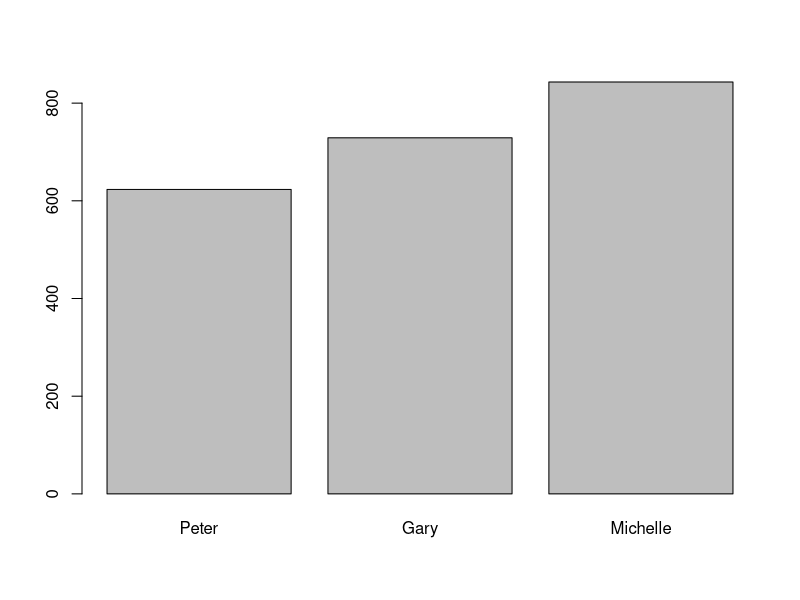
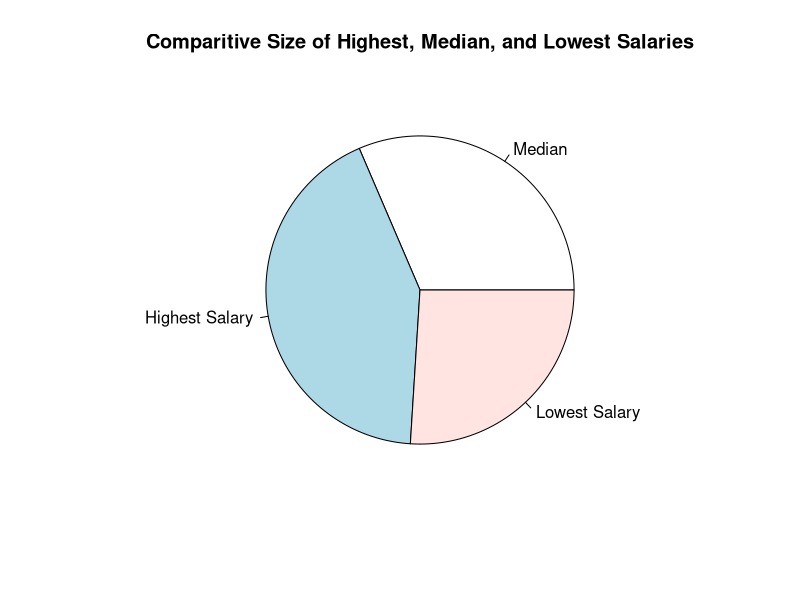

These charts were generated, in order, by the following R code:
#Q1
matrix.1 = matrix(c(7, 9, 12, 2, 4, 13), nrow = 2, ncol = 3)
matrix.2 = matrix(c(1, 7, 12, 19, 2, 8, 13, 20, 3, 9, 14, 21), nrow= 3, ncol = 4)
matrix.1%*%matrix.2
# result is: [,1] [,2] [,3] [,4]
#            [1,]  139  189  343  315
#            [2,]  179  279  196  382

#Q2
  #a
datfram = data.frame(
  id = c(1, 2, 3, 4, 5),
  name = c("Peter", "Amy", "Ryan", "Gary", "Michelle"),
  salary = c(623.30, 515.20, 611.00, 729.00, 843.25)
)
datfram

  #b
datfram.department = cbind(datfram, Department = c("Sales", "Customer Service", "Janitor", "Chief Doing Things Officer", "Name Maker"))
datfram.department

  #c
datfram.ext = datfram.department[-c(2, 4), -c(1,4)]
datfram.ext

  #d
datfram.bar = datfram[-c(2, 3), -c(1,4)]
barplot(datfram.bar$salary, names.arg = datfram.bar$name)

  #e
sal = datfram[,3]
sal
MMM = c(median(sal), max(sal), min(sal))
MMM
labels = c("Median", "Highest Salary", "Lowest Salary")
pie(MMM, label = labels, main = "Comparitive Size of Highest, Median, and Lowest Salaries")

#Q3
  #if/else, "Results" function in project
user = "Rock"
computer = "Paper"

if (user == "Rock") {
  if (computer == "Rock"){
    print("It's a tie!")
  } else if (computer == "Paper") {
    print("Sorry, You lose!")
  } else {
    print("Congratulations, You win!")
  }
} else if (user == "Paper") {
  if (computer == "Rock") {
    print("Congratulations, You win!")
  } else if (computer == "Paper") {
    print("It's a tie!")
  } else {
    print("Sorry, You lose!")
  }
} else if (user == "Scissors") {
  if (computer == "Rock") {
    print("Sorry, You lose!")
  } else if (computer == "Paper") {
    print("Congratulations, You win!")
  } else {
    print("It's a tie!")
  }
} else{ 
  print ("There was an error, and the game could not be played.")
}

#Python Code for comparison:
#def results(self, user, computer):
 #       print("Computer chose:", computer)
  #      if user == "Rock": #Outputs the result if user chose rock
   #         if computer == "Rock":
    #            print("It's a tie!")
     #           self.ties += 1
      #      elif computer == "Paper":
       #         print("Sorry, You lose!")
  #              self.losses += 1
   #         else computer == "Scissors":
    #            print("Congratulations, You win!")
     #           self.wins += 1
      #  elif user == "Paper":
  #          if computer == "Rock":
   #             print("Congratulations, You win!")
    #            self.wins += 1
     #       elif computer == "Paper":
      #          print("It's a tie!")
       #         self.ties += 1
        #    else computer == "Scissors":
         #       print("Sorry, You lose!")
  #              self.losses += 1
   #     elif user == "Scissors":
    #        if computer == "Rock":
     #           print("Sorry, You lose!")
      #          self.losses += 1
       #     elif computer == "Paper":
        #        print("Congratulations, You win!")
         #       self.wins += 1
          #  else computer == "Scissors":
           #     print("It's a tie!")
            #    self.ties += 1
  #      else: 
   #         print ("There was an error, and the game could not be played.") #outputs if there was something wrong with user's input

 

 #While/For Loop, "RandomComp" in project:

#user selects number of games to be played, then that number of computer moves is generated
games = 10
moves = c("Rock", "Paper", "Scissors")
RandomComp <- c()
for (x in 1:games) {
  CompMove = sample(moves, size = 1)
  RandomComp <- append(RandomComp, CompMove)
}
RandomComp

#Python code for comparison:
#def randomcomp(self):
#        moves = ["Rock", "Paper", "Scissors"]
#        comp_move = random.choice(moves) #randomly chooses one of the 3 moves
#        return comp_move
